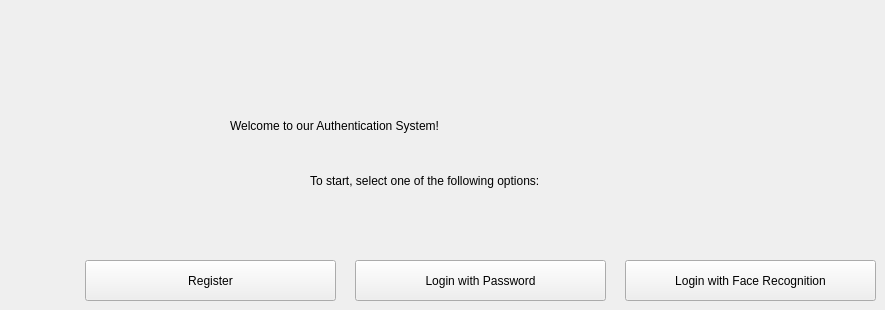
      <widget class="QWidget" name="main">
       <widget class="QPushButton" name="register_2">
        <property name="geometry">
         <rect>
          <x>85</x>
          <y>260</y>
          <width>251</width>
          <height>41</height>
         </rect>
        </property>
        <property name="styleSheet">
         <string notr="true">QPushButton#register_2 {
font: 12pt &quot;Times New Roman&quot;;
min-width: 80px;
}
QPushButton#register_2:pressed {
    background-color: rgb(224, 224, 224);
    border-style: inset;
}</string>
        </property>
        <property name="text">
         <string>Register</string>
        </property>
       </widget>
       <widget class="QPushButton" name="password">
        <property name="geometry">
         <rect>
          <x>355</x>
          <y>260</y>
          <width>251</width>
          <height>41</height>
         </rect>
        </property>
        <property name="styleSheet">
         <string notr="true">QPushButton#password {
font: 12pt &quot;Times New Roman&quot;;
min-width: 80px;
}
QPushButton#password:pressed {
    background-color: rgb(224, 224, 224);
    border-style: inset;
}</string>
        </property>
        <property name="text">
         <string>Login with Password</string>
        </property>
       </widget>
       <widget class="QPushButton" name="face_recognition">
        <property name="geometry">
         <rect>
          <x>625</x>
          <y>260</y>
          <width>251</width>
          <height>41</height>
         </rect>
        </property>
        <property name="styleSheet">
         <string notr="true">QPushButton#face_recognition {
font: 12pt &quot;Times New Roman&quot;;
min-width: 80px;
}
QPushButton#face_recognition:pressed {
    background-color: rgb(224, 224, 224);
    border-style: inset;
}</string>
        </property>
        <property name="text">
         <string>Login with Face Recognition</string>
        </property>
       </widget>
       <widget class="QLabel" name="label">
        <property name="geometry">
         <rect>
          <x>230</x>
          <y>100</y>
          <width>631</width>
          <height>51</height>
         </rect>
        </property>
        <property name="styleSheet">
         <string notr="true">font: 24pt &quot;Times New Roman&quot;;
label {qproperty-alignment: AlignCenter;}
</string>
        </property>
        <property name="text">
         <string>Welcome to our Authentication System!</string>
        </property>
       </widget>
       <widget class="QLabel" name="label_2">
        <property name="geometry">
         <rect>
          <x>310</x>
          <y>160</y>
          <width>491</width>
          <height>41</height>
         </rect>
        </property>
        <property name="styleSheet">
         <string notr="true">font: pt18 &quot;Times New Roman&quot;;
font: italic 16pt &quot;Times New Roman&quot;;
</string>
        </property>
        <property name="text">
         <string>To start, select one of the following options:</string>
        </property>
       </widget>
      </widget>
